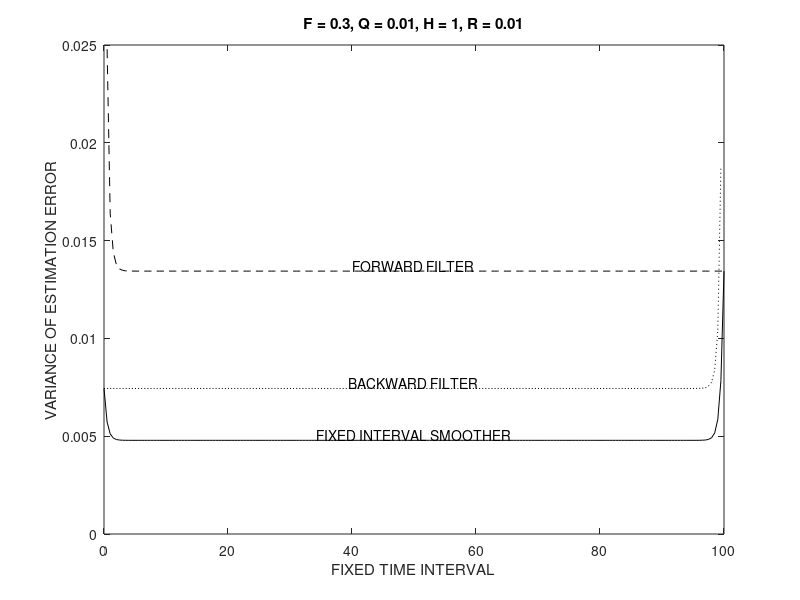

Write MATLAB code to recreate this figure.
%
% PERFORMANCE EVALUATION OF FIXED INTERVAL SMOOTHER ON FINITE INTERVAL
%
disp('M. S. Grewal and A. P. Andrews,');
disp('Kalman Filtering: Theory and Practice using MATLAB, 4th Edition,');
disp('Wiley, 2014.');
disp(' ');
disp('Solves Riccati equations for a fixed-interval smoother');
disp('for the forward pass, backward pass, and combined covariances.');
disp(' ');
disp('See how it handles end effects (script), and the results (plotted).');
disp(' ');
%
close all;
clear all;
%
R = .01;
Q = .01;
H = 1;
F = .3;
%
tstart = 0;
tend   = 100;
%
k = 0;
for t=tstart:.5:tend,
    k  = k + 1;
    tk(k) = t;
    t1 = F ^ 2;
    t3 = H ^ 2;
    t7 = sqrt(R * (t1 * R + t3 * Q));
    tau = R / t7;
    if t==tstart
        Pf(k) = Inf;
    else
        t10 = (t-tstart)/tau;
        t11 = exp(t10);
        t12 = exp(-t10);
        t16 = -t12 + t11;
        Pf(k) = t7 * (t11 + t12) / t3 / t16 + F * R / t3;
    end
    %
    if t==tend
        Pb(k) = Inf;
    else
        t10 = (tend-t)/tau;
        t11 = exp(t10);
        t12 = exp(-t10);
        t15 = 0.1e1 / t3;
        Pb(k) = t7 * (t11 + t12) * t15 / (t11 - t12) - F * R * t15;
    end
    if t==tstart
        Ps(k) = Pb(k);
    elseif t==tend
        Ps(k) = Pf(k);
    else
        Ps(k) = Pf(k)*Pb(k)/(Pf(k)+Pb(k));
    end
end
plot(tk,Ps,'k-',tk,Pf,'k--',tk,Pb,'k:');
xlabel('FIXED TIME INTERVAL');
ylabel('VARIANCE OF ESTIMATION ERROR');
title(['F = ',num2str(F),', Q = ',num2str(Q),', H = ',num2str(H),', R = ',num2str(R)]);
midtime = (tstart+tend)/2;
midk    = round(length(tk)/2);
text(midtime,Ps(midk),'FIXED INTERVAL SMOOTHER','VerticalAlignment','bottom','HorizontalAlignment','center');
text(midtime,Pf(midk),'FORWARD FILTER','VerticalAlignment','bottom','HorizontalAlignment','center');
text(midtime,Pb(midk),'BACKWARD FILTER','VerticalAlignment','bottom','HorizontalAlignment','center');
disp('You can alter the values used for F, Q, H, and R, if you like,');
disp('and see the  results.');


    
